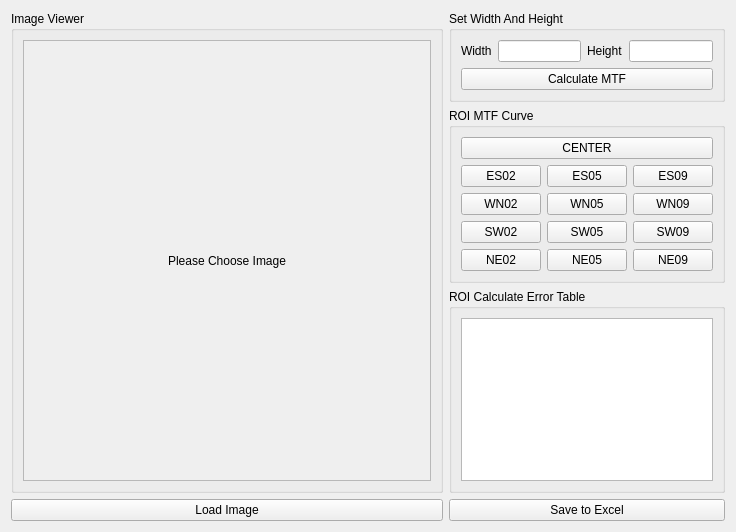
<?xml version="1.0" encoding="UTF-8"?>
<ui version="4.0">
 <class>LNXMTFPrototype</class>
 <widget class="QWidget" name="LNXMTFPrototype">
  <property name="geometry">
   <rect>
    <x>0</x>
    <y>0</y>
    <width>736</width>
    <height>532</height>
   </rect>
  </property>
  <property name="sizePolicy">
   <sizepolicy hsizetype="Preferred" vsizetype="Preferred">
    <horstretch>255</horstretch>
    <verstretch>0</verstretch>
   </sizepolicy>
  </property>
  <property name="windowTitle">
   <string>Form</string>
  </property>
  <property name="autoFillBackground">
   <bool>false</bool>
  </property>
  <layout class="QHBoxLayout" name="horizontalLayout_4" stretch="3,1">
   <item>
    <layout class="QVBoxLayout" name="imgPart">
     <property name="rightMargin">
      <number>0</number>
     </property>
     <item>
      <widget class="QGroupBox" name="groupBox_4">
       <property name="title">
        <string>Image Viewer</string>
       </property>
       <layout class="QVBoxLayout" name="verticalLayout_11">
        <item>
         <widget class="QScrollArea" name="scrollArea">
          <property name="widgetResizable">
           <bool>true</bool>
          </property>
          <widget class="QWidget" name="scrollAreaWidgetContents">
           <property name="geometry">
            <rect>
             <x>0</x>
             <y>0</y>
             <width>370</width>
             <height>416</height>
            </rect>
           </property>
           <property name="layoutDirection">
            <enum>Qt::LeftToRight</enum>
           </property>
           <layout class="QGridLayout" name="gridLayout">
            <item row="0" column="0">
             <widget class="LabelPainterTool" name="imgView">
              <property name="text">
               <string>Please Choose Image</string>
              </property>
              <property name="alignment">
               <set>Qt::AlignCenter</set>
              </property>
             </widget>
            </item>
           </layout>
          </widget>
         </widget>
        </item>
       </layout>
      </widget>
     </item>
     <item>
      <widget class="QPushButton" name="loadImg">
       <property name="text">
        <string>Load Image</string>
       </property>
      </widget>
     </item>
    </layout>
   </item>
   <item>
    <layout class="QVBoxLayout" name="operatorPart">
     <property name="sizeConstraint">
      <enum>QLayout::SetMaximumSize</enum>
     </property>
     <item>
      <widget class="QGroupBox" name="groupBox_3">
       <property name="title">
        <string>Set Width And Height</string>
       </property>
       <layout class="QVBoxLayout" name="verticalLayout_4">
        <item>
         <layout class="QHBoxLayout" name="horizontalLayout_9">
          <property name="sizeConstraint">
           <enum>QLayout::SetMaximumSize</enum>
          </property>
          <item>
           <widget class="QLabel" name="label_6">
            <property name="text">
             <string>Width</string>
            </property>
           </widget>
          </item>
          <item>
           <widget class="QLineEdit" name="lineEdit_6"/>
          </item>
          <item>
           <widget class="QLabel" name="label_7">
            <property name="text">
             <string>Height</string>
            </property>
           </widget>
          </item>
          <item>
           <widget class="QLineEdit" name="lineEdit_7"/>
          </item>
         </layout>
        </item>
        <item>
         <widget class="QPushButton" name="calcMTF">
          <property name="text">
           <string>Calculate MTF</string>
          </property>
         </widget>
        </item>
       </layout>
      </widget>
     </item>
     <item>
      <widget class="QGroupBox" name="groupBox_2">
       <property name="sizePolicy">
        <sizepolicy hsizetype="Preferred" vsizetype="Preferred">
         <horstretch>0</horstretch>
         <verstretch>0</verstretch>
        </sizepolicy>
       </property>
       <property name="tabletTracking">
        <bool>false</bool>
       </property>
       <property name="title">
        <string>ROI MTF Curve</string>
       </property>
       <property name="flat">
        <bool>false</bool>
       </property>
       <layout class="QVBoxLayout" name="verticalLayout_5">
        <item>
         <widget class="QPushButton" name="pushButton_22">
          <property name="text">
           <string>CENTER</string>
          </property>
         </widget>
        </item>
        <item>
         <layout class="QHBoxLayout" name="horizontalLayout_7">
          <item>
           <widget class="QPushButton" name="pushButton_16">
            <property name="text">
             <string>ES02</string>
            </property>
           </widget>
          </item>
          <item>
           <widget class="QPushButton" name="pushButton_17">
            <property name="text">
             <string>ES05</string>
            </property>
           </widget>
          </item>
          <item>
           <widget class="QPushButton" name="pushButton_15">
            <property name="text">
             <string>ES09</string>
            </property>
           </widget>
          </item>
         </layout>
        </item>
        <item>
         <layout class="QHBoxLayout" name="horizontalLayout_5">
          <item>
           <widget class="QPushButton" name="pushButton_11">
            <property name="text">
             <string>WN02</string>
            </property>
           </widget>
          </item>
          <item>
           <widget class="QPushButton" name="pushButton_10">
            <property name="text">
             <string>WN05</string>
            </property>
           </widget>
          </item>
          <item>
           <widget class="QPushButton" name="pushButton_13">
            <property name="text">
             <string>WN09</string>
            </property>
           </widget>
          </item>
         </layout>
        </item>
        <item>
         <layout class="QHBoxLayout" name="horizontalLayout_8">
          <item>
           <widget class="QPushButton" name="pushButton_19">
            <property name="text">
             <string>SW02</string>
            </property>
           </widget>
          </item>
          <item>
           <widget class="QPushButton" name="pushButton_21">
            <property name="text">
             <string>SW05</string>
            </property>
           </widget>
          </item>
          <item>
           <widget class="QPushButton" name="pushButton_20">
            <property name="text">
             <string>SW09</string>
            </property>
           </widget>
          </item>
         </layout>
        </item>
        <item>
         <layout class="QHBoxLayout" name="horizontalLayout_2">
          <item>
           <widget class="QPushButton" name="pushButton_5">
            <property name="text">
             <string>NE02</string>
            </property>
           </widget>
          </item>
          <item>
           <widget class="QPushButton" name="pushButton_4">
            <property name="text">
             <string>NE05</string>
            </property>
           </widget>
          </item>
          <item>
           <widget class="QPushButton" name="pushButton_3">
            <property name="text">
             <string>NE09</string>
            </property>
           </widget>
          </item>
         </layout>
        </item>
       </layout>
      </widget>
     </item>
     <item>
      <widget class="QGroupBox" name="groupBox">
       <property name="title">
        <string>ROI Calculate Error Table</string>
       </property>
       <layout class="QVBoxLayout" name="verticalLayout_6">
        <item>
         <widget class="QTableWidget" name="tableWidget"/>
        </item>
       </layout>
      </widget>
     </item>
     <item>
      <widget class="QPushButton" name="pushButton_12">
       <property name="text">
        <string>Save to Excel</string>
       </property>
      </widget>
     </item>
    </layout>
   </item>
  </layout>
 </widget>
 <customwidgets>
  <customwidget>
   <class>LabelPainterTool</class>
   <extends>QLabel</extends>
   <header location="global">labelpaintertool.h</header>
  </customwidget>
 </customwidgets>
 <resources/>
 <connections/>
</ui>
